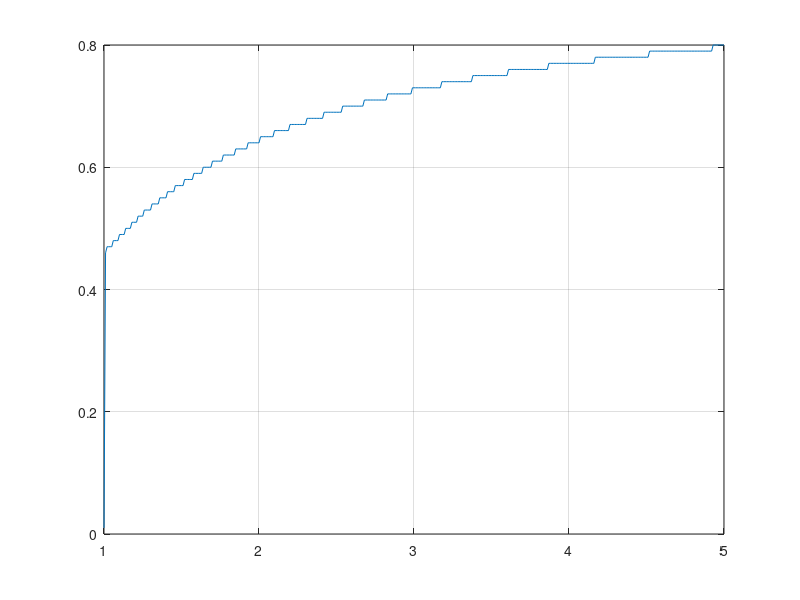

This figure's MATLAB source:
clear all; close all; clc;

n2 = 1:0.01:5;
n1 = 1;
n = n2./n1;

theta_i = 0:1:180;
% theta_r = 0:1:90;
% theta_t = 0:1:90;

sin_theta = sind(theta_i);
cos_theta = cosd(theta_i);

for i=1:length(n)
    r_perp(i,:) = (cos_theta - sqrt(n(i).^2 - (sin_theta).^2))./(cos_theta + sqrt(n(i).^2 - (sin_theta).^2));
    r_mag_perp(i,:) = abs(r_perp(i,:));
    r_arg_perp(i,:) = rad2deg(angle(r_perp(i,:)));
      
    r_par(i,:) = ((sqrt(n(i).^2-(sin_theta).^2))-((n(i).^2).*cos_theta))./((sqrt(n(i).^2-(sin_theta).^2))+((n(i).^2).*cos_theta));
    r_mag_par(i,:) = abs(r_par(i,:));
    r_arg_par(i,:) = rad2deg(angle(r_par(i,:)));
       
end

for k=1:length(n)
    min_mag_par(k)=min(r_mag_par(k,:));
    index(k) = find(r_mag_par(k,:) == min_mag_par(k),1);
    brewster(k) = index(k)./(100);
end

figure;
plot(n, brewster);
grid on;


